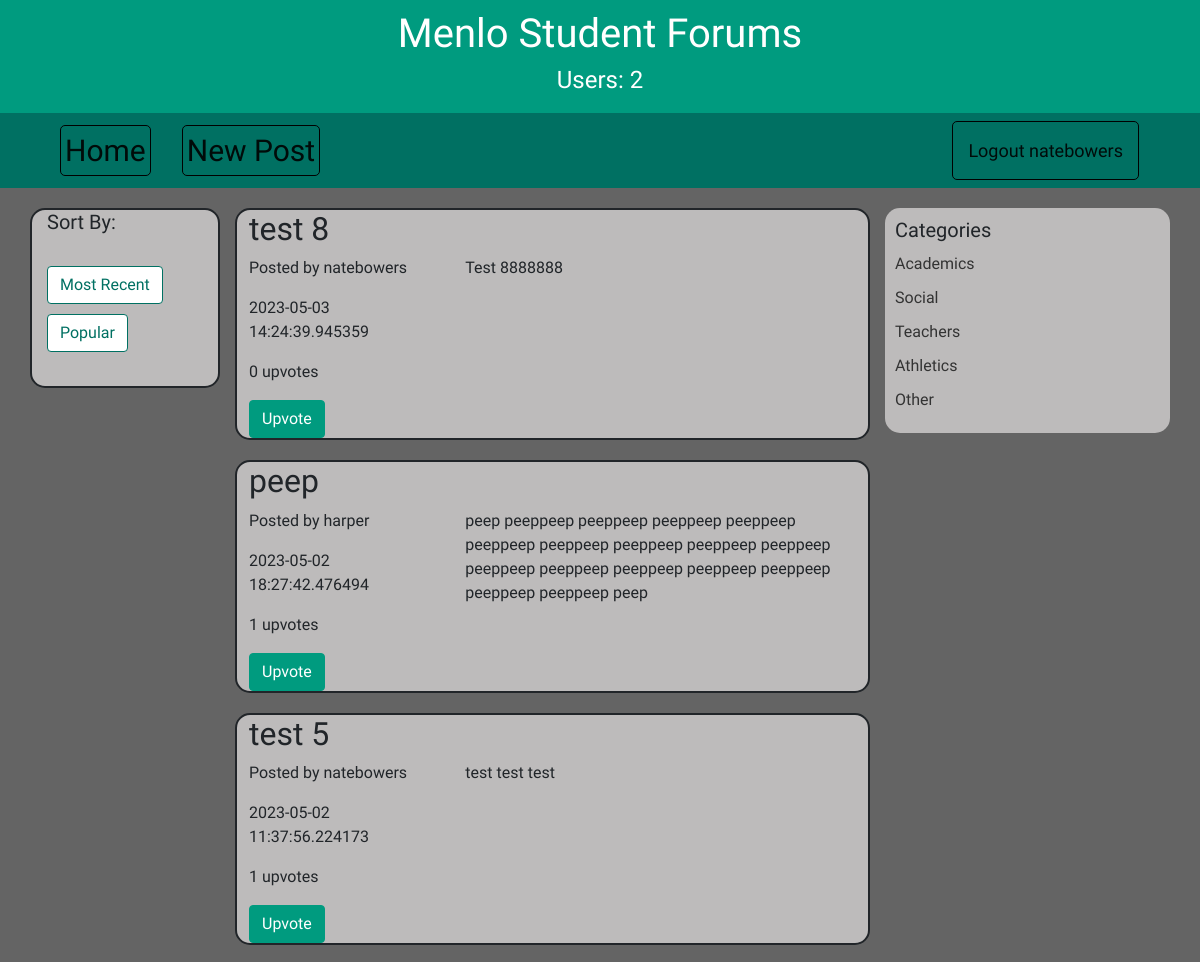
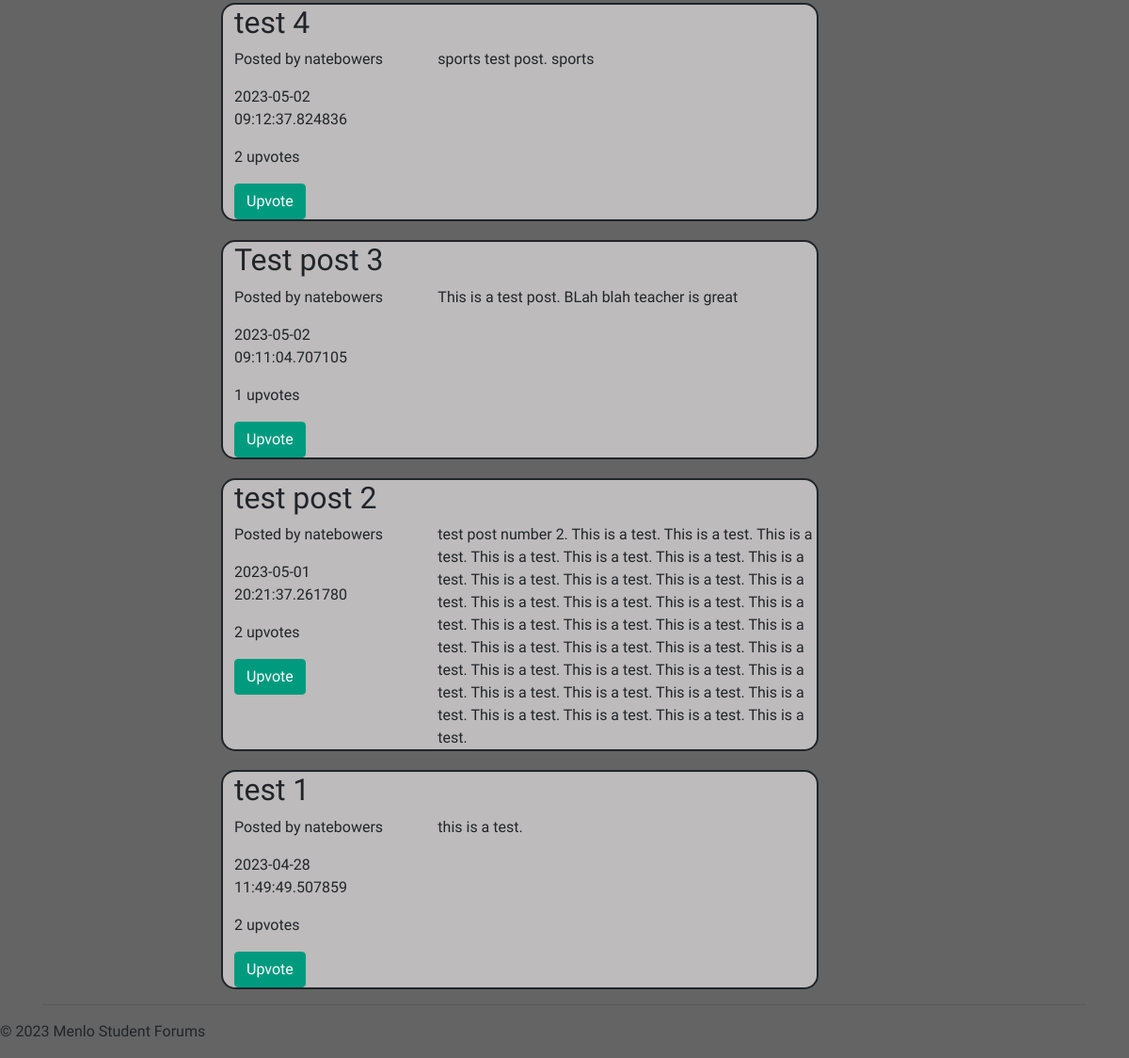
Screenshot of /home (signed in) with the database file from the repository (2 pictures, top to bottom).
### models.py (models this page shows, shortened)
class Post(Base):
    __tablename__ = "posts"
    title = Column("title", TEXT, nullable=False)
    topic = Column("topic", TEXT, nullable=False)
    content = Column("content", TEXT, nullable=False)
    user_id = Column("user_id", TEXT, nullable=False)
    id = Column("id", INTEGER, primary_key=True, autoincrement=True)
    time = Column("time", TEXT, nullable=False)
    upvotes = relationship("Upvote", back_populates="post")

### app.py (the view)
@app.route("/home")
def home():
    if "username" in session:
        posts = db_session.query(Post).order_by(Post.time.desc()).all()
        count_users=db_session.query(User).count()
        return render_template("home.html",posts=posts, count_users=count_users, u=session["username"])
    else:
        flash("You need to log in")
        return redirect(url_for("login"))

### templates/home.html (shortened to what this page needs)
{% set active_page = "home" %}
{% extends "base.html" %}
{% block content %}
<nav class="navbar navbar-expand-lg navbar-light">
    <div class="container">
      <a class="navbar-brand homenavbar nav-left-buttons" href="/home">Home</a>
      <a class="navbar-brand nav-left-buttons mr-auto" href="/newpost">New Post</a>
      <div class=" justify-content-end">
        <ul class="navbar-nav">
          <li class="nav-item ml-auto">
            <a class="navbar-brand" href="/logout">Logout {{u}}</a>
          </li>
        </ul>
      </div>
    </div>
  </nav>
<div class="container">
    <div class="row">
        <div class="col-md-2 sortby">
            <h4>Sort By:</h4>
            <br>
            <a class="btn btn-default" href="/home/recent">Most Recent</a>
            <br>
            <a class="btn btn-default" href="/home/popular">Popular</a>
        </div>
        <div class="col-md-7">
            {% for post in posts %}
                <div class="post" id="post{{post.id}}">
                    <h2 class="post-title">{{ post.title }}</h2>
                    <div class="row">
                        <div class="col-md-4">
                            <p class="post-info">Posted by {{ post.user_id }}</p>
                            <p>{{ post.time }}</p>
                            <p class="post-stats">{{ post.upvotes|length }} upvotes</p>
                            <form method="POST" action="/upvote">
                                <button type="submit" class="btn btn-primary upvote-btn">Upvote</button>
                            </form>
                        </div>
                        <div class="col-md-8">
                            <div class="post-content">
                                <p>{{ post.content }}</p>
                            </div>
                        </div>
                    </div>
                </div>
            {% endfor %}
        </div>
        <div class="col-md-3 categories">
            <h3>Categories</h3>
            <ul>
                <li><a href="/home/academics">Academics</a></li>
                <li><a href="/home/social">Social</a></li>
                <li><a href="/home/teachers">Teachers</a></li>
                <li><a href="/home/athletics">Athletics</a></li>
                <li><a href="/home/other">Other</a></li>
            </ul>
        </div>
    </div>
    <hr>
</div>
{%endblock%}

### templates/base.html (shortened to what this page needs)
<!DOCTYPE html>
<html lang="en">
<head>
  <link rel="stylesheet" href="https://stackpath.bootstrapcdn.com/bootstrap/4.3.1/css/bootstrap.min.css">
  <link rel="stylesheet" href="{{url_for('static', filename='styles/style.css')}}">
</head>
<body>
    {% set active_page = active_page|default('home') -%}
  <div class="top-bar">
      <h1>Menlo Student Forums</h1>
      <h4>Users: {{count_users }}</h4>
  </div>
  {% block content %}
  {% endblock %}
  <footer>
    <p>&copy; 2023 Menlo Student Forums</p>
  </footer>
</body>
</html>

### static/styles/style.css (style rules this page uses)
body { background-color: #646464; font-family: 'Jura', sans-serif; }
.top-bar { background-color: #009B7F; color: #FFFFFF; padding: 10px; font-size: 24px; text-align: center; }
.btn-primary { background-color: #009B7F; border-color: #009B7F; }
.navbar { background-color: #007062; color: #FFFFFF; }
.navbar a { color: #FFFFFF; display: inline-block; border: 1px solid black; padding: 2px 4px; border-radius: 5px; }
.nav-left-buttons { align-self: left; }
.homenavbar { padding-right: 3vw; }
.navbar-brand { font-family: 'Jura', sans-serif; font-size: 30px; color: #FFF; margin-left: 15px; }
.navbar-nav li a { font-size: 18px; color: #FFF; padding: 15px; }
.sortby h4 { font-family: 'Jura', sans-serif; font-size: 20px; }
.sortby a { margin-right: 10px; margin-bottom: 10px; background-color: #FFF; color: #007062; border-color: #007062; }
.sortby { border:#212529 2px solid; background-color: #bdbbbb; max-height: 180px; margin-top:20px; border-radius:15px; }
.post { border:#212529 2px solid; margin-top:20px; padding-left:1vw; border-radius: 15px; background-color: #bdbbbb; }
.post-content p { margin-bottom: 0; }
.categories { background-color: #bdbbbb; padding: 10px; margin-top: 20px; border-radius: 15px; max-height: 225px; }
.categories h3 { font-size: 20px; margin-top: 0; margin-bottom: 10px; }
.categories ul { list-style: none; padding: 0; margin: 0; }
.categories li { margin-bottom: 10px; }
.categories a { color: #333333; text-decoration: none; }

### rows the page displays
Post: title "test 8", user_id "natebowers", time "2023-05-03 14:24:39.945359", upvotes|length "0", content "Test 8888888"
Post: title "peep", user_id "harper", time "2023-05-02 18:27:42.476494", upvotes|length "1", content "peep peeppeep peeppeep peeppeep peeppeep peeppeep peeppeep peeppeep peeppeep peeppeep peeppeep peeppeep peeppeep peeppeep peeppeep peeppeep peeppeep peep"
Post: title "test 5", user_id "natebowers", time "2023-05-02 11:37:56.224173", upvotes|length "1", content "test test test"
Post: title "test 4", user_id "natebowers", time "2023-05-02 09:12:37.824836", upvotes|length "2", content "sports test post. sports"
Post: title "Test post 3", user_id "natebowers", time "2023-05-02 09:11:04.707105", upvotes|length "1", content "This is a test post. BLah blah teacher is great"
Post: title "test post 2", user_id "natebowers", time "2023-05-01 20:21:37.261780", upvotes|length "2", content "test post number 2. This is a test. This is a test. This is a test. This is a test. This is a test. This is a test. This is a test. This is a test. This is a test. This is a test. This is a test. This is a test. This is a test. This is a test. This is a test. This is a test. This is a test. This is a test. This is a test. This is a test. This is a test. This is a test. This is a test. This is a test. This is a test. This is a test. This is a test. This is a test. This is a test. This is a test. This is a test. This is a test. This is a test. This is a test. This is a test."
Post: title "test 1", user_id "natebowers", time "2023-04-28 11:49:49.507859", upvotes|length "2", content "this is a test."

### other values shown
{{ count_users }} "2"
{{ u }} "natebowers"
